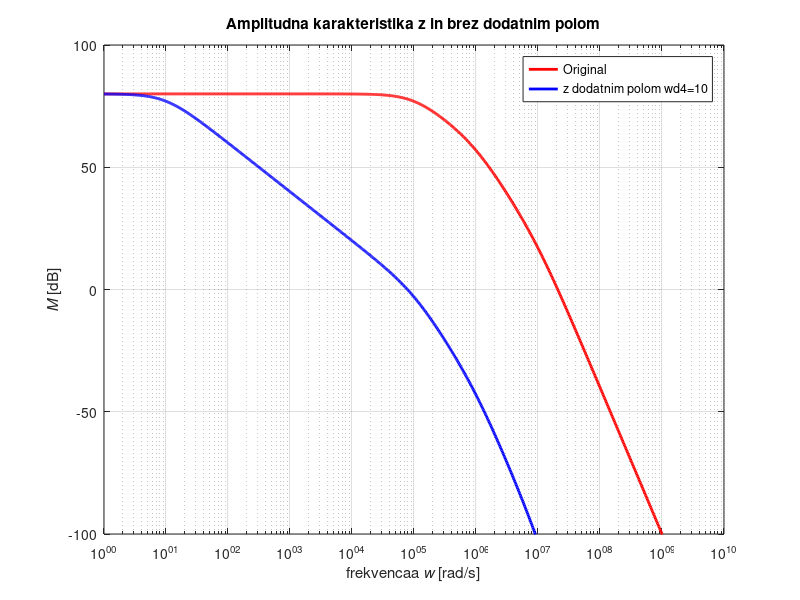
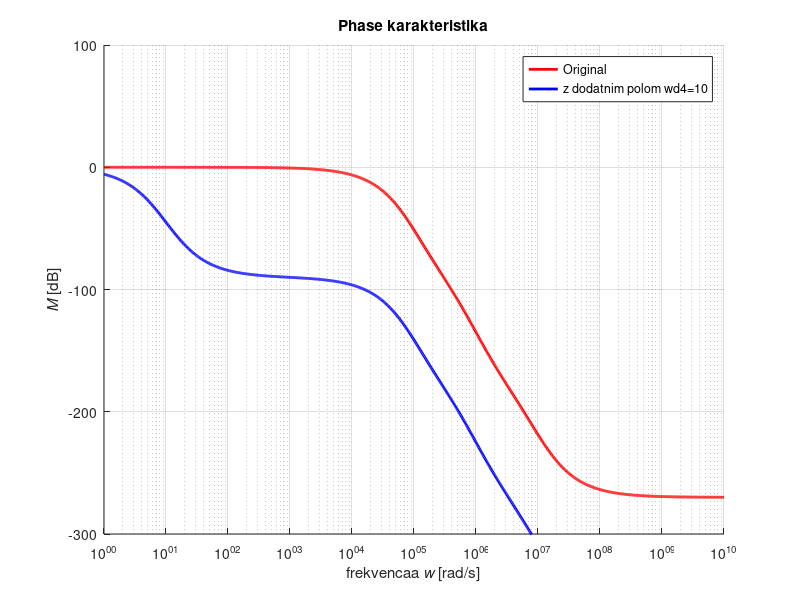

Write MATLAB code to recreate these figures, in order.
close all; clear all; clc;

# Sistem G(jω) brez povratne vezave
#                    G0
# G(s) = ------------------------------
#         (1+s/wp1)(1+s/wp2)(1+s/wp3)


# Sistem celotnega sistema H(jω)
#             G(s)
# H(s) = --------------
#         1 + K(s)*G(s)

#Nastavitve 
  %w od kje do kje risapt
  w = logspace(0,10, 1000);  #Frekvenca od kje rasati
  r_zac = 1e0;
  r_kon = 1e10; 
  razpone = [r_zac r_kon];
  %Nastevitem magnetud amplitudnega grafa
  mag_low  =  -100;    
  mag_high =  100;

#Data:
wp1 = 10^5;
wp2 = 10^6;
wp3 = 10^7;
wp4 = 10;

 barva = ['k', 'r', 'm', 'b', 'y', 'm'];

#I. sistema G(jω) brez povratne vezave,

  %Numerator
  G0 = 10^4;
  
  %Dominator
  a3 = 1;
  a2 = wp1 + wp2 + wp3;
  a1 = wp1*wp2 + wp1*wp3 + wp2*wp3;
  a0 = wp1*wp2*wp3;

  #Draw Bode of G(s)
  num = [G0*wp1*wp2*wp3];
  den = [a3 a2 a1 a0];
  
  sys1 = tf(num, den);
  [mag1, phase1] = bode(sys1, w);
  dbmag1 = 20*log10(mag1);

  fig1 = figure(1);
  %Bode Graph Computer Real Line
  semilogx(w, dbmag1, 'r', 'LineWidth', 2); 
  hold on;
 
  
# 2 DEL-> dodamo nov pol wd4

 #Bode digram


# Sistem G(jω) brez povratne vezave
#                          G0
# G(s) = --------------------------------------
#         (1+s/wp1)(1+s/wp2)(1+s/wp3)(1+s/wp4)


# Sistem celotnega sistema H(jω)
#             G(s)
# H(s) = --------------
#         1 + K(s)*G(s)

#Poli:

  a4 = 1;
  a3 = wp1 + wp2 + wp3 + wp4;
  a2 = wp1*wp3 + wp1*wp4 + wp2*wp3 + wp2*wp4 + wp1*wp2 + wp3*wp4;
  a1 = wp1*wp2*wp3 + wp1*wp2*wp4 + wp1*wp3*wp4 + wp2*wp3*wp4;
  a0 = wp1*wp2*wp3*wp4

  #Draw Bode of G(s)
  num = [G0*wp1*wp2*wp3*wp4];
  den = [a4 a3 a2 a1 a0];
  
  sys2 = tf(num, den);
  [mag2, phase2] = bode(sys2, w);
   dbmag2 = 20*log10(mag2);

  %Bode Graph Computer Real Line
  semilogx(w, dbmag2, 'b', 'LineWidth', 2); 
  hold on;
   
  axis([ razpone mag_low mag_high])
  xlabel('frekvencaa {\itw} [rad/s]'); ylabel('{\itM} [dB]');
  legend("Original", "z dodatnim polom wd4=10")
  grid on; 
  title('Amplitudna karakteristika z in brez dodatnim polom');
  pause(1);
  
#PHASE

phase_graph = figure(2)
  hold on;
  semilogx(w, phase1, 'r', 'LineWidth', 2);
  semilogx(w, phase2, 'b', 'LineWidth', 2);
  axis([ razpone -300 mag_high])
   xlabel('frekvencaa {\itw} [rad/s]'); ylabel('{\itM} [dB]');
  legend("Original", "z dodatnim polom wd4=10")
  grid on; title('Phase karakteristika');
  
  pause(2);
